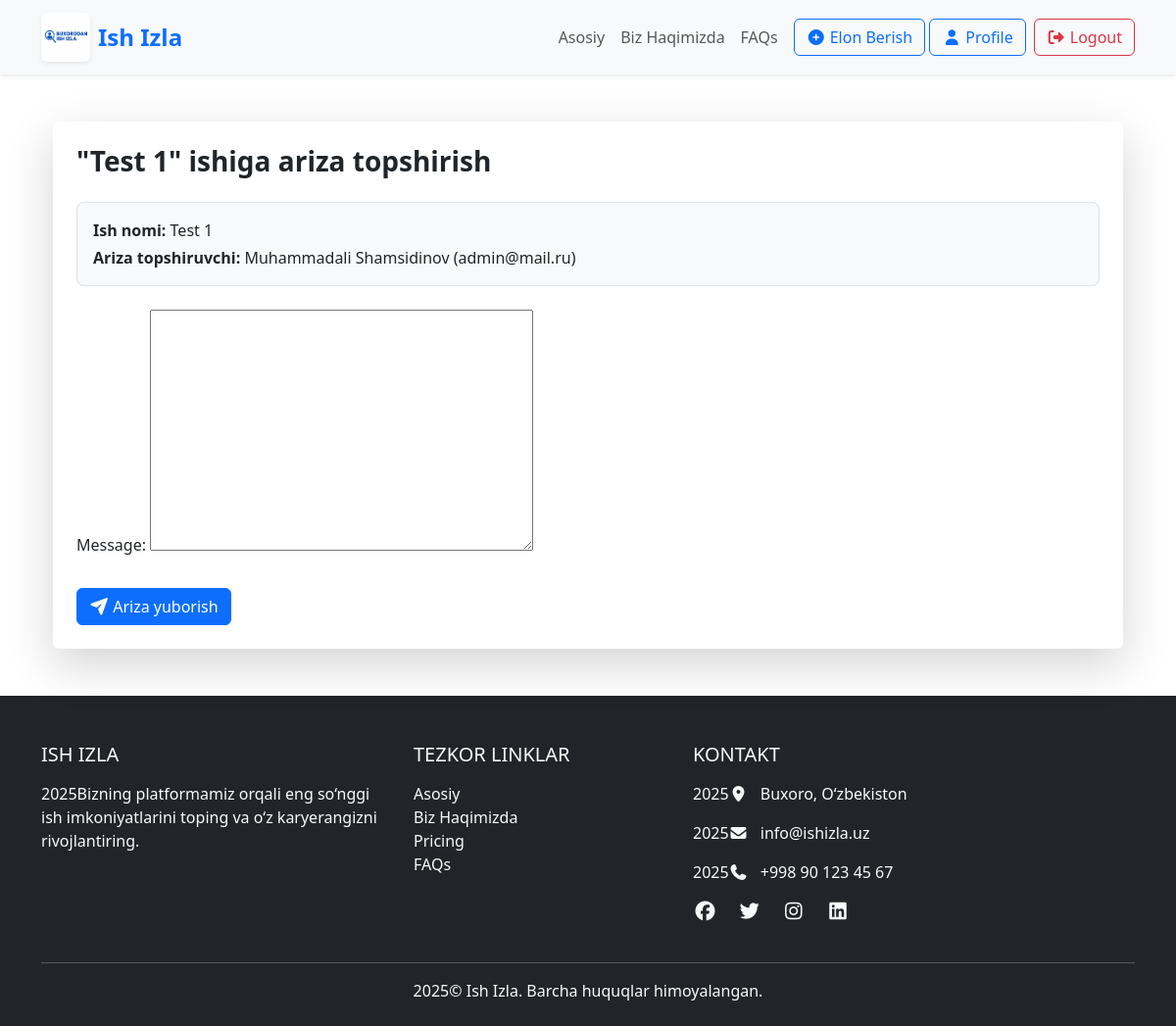
Screenshot of /advertisements/apply/1/ (signed in) with the database file from the repository.
### advertisement/models.py (models this page shows, shortened)
class Job(models.Model):
    employer = models.ForeignKey(EmployerProfile, on_delete=models.CASCADE, related_name="jobs")
    category = models.ForeignKey(CategoryModel,on_delete=models.CASCADE,verbose_name='Kategorya')
    title = models.CharField(max_length=255,verbose_name='Sarlovha')
    description = models.TextField(verbose_name='Tasnif')
    salary = models.CharField(max_length=100, blank=True, null=True,verbose_name='Maosh')
    created_at = models.DateTimeField(auto_now_add=True)
    location = models.CharField(max_length=155,verbose_name='Manzil')
    phone_number = models.CharField(max_length=14,default='998992606296',verbose_name='Telefon raqam')

### users/models.py (models this page shows)
class CustomUser(AbstractUser):
    USER_ROLES = (
        ('Worker','Worker'),
        ('Employer','Employer'),
    )
    user_roles = models.CharField(max_length=255,choices=USER_ROLES,default='Employer')

### advertisement/views.py (the view, shortened to what this page needs)
# urls.py: path('apply/<int:job_pk>/', ApplicationView.as_view(), name='apply_for_job'),
class ApplicationView(View):
    def get(self, request, job_pk):
        job = get_object_or_404(Job, pk=job_pk)
        if Application.objects.filter(job=job, applicant=request.user).exists():
            messages.warning(request, 'Siz bu ishga allaqachon topshirgansiz!')
            return redirect('job:job-detail', pk=job.pk)
        form = ApplicationForm()
        return render(request, 'pages/apply.html', {'form': form, 'job': job})

### advertisement/forms.py
class ApplicationForm(forms.ModelForm):
    class Meta:
        model = Application
        fields = ('message',)

### templates/pages/apply.html (shortened to what this page needs)
{% extends "base.html" %}
{% block content %}
<div class="container mt-5">
    <div class="card shadow-lg p-4 border-0">
        <h3 class="mb-4 fw-bold">"{{ job.title }}" ishiga ariza topshirish</h3>
        <div class="mb-4 p-3 bg-light rounded-3 border">
            <p class="mb-1">
                <strong>Ish nomi:</strong> {{ job.title }}
            </p>
            <p class="mb-0">
                <strong>Ariza topshiruvchi:</strong> {{ request.user.first_name }} {{ request.user.last_name }}
                ({{ request.user.email }})
            </p>
        </div>
        <form method="POST">
            {{ form.as_p }}
            <button class="btn btn-primary mt-3">
                <i class="fa-solid fa-paper-plane"></i> Ariza yuborish
            </button>
        </form>
    </div>
</div>
{% endblock %}

### rows the page displays
Job: title "Test 1"
CustomUser: user.first_name "Muhammadali", user.last_name "Shamsidinov", user.email "admin@mail.ru"
